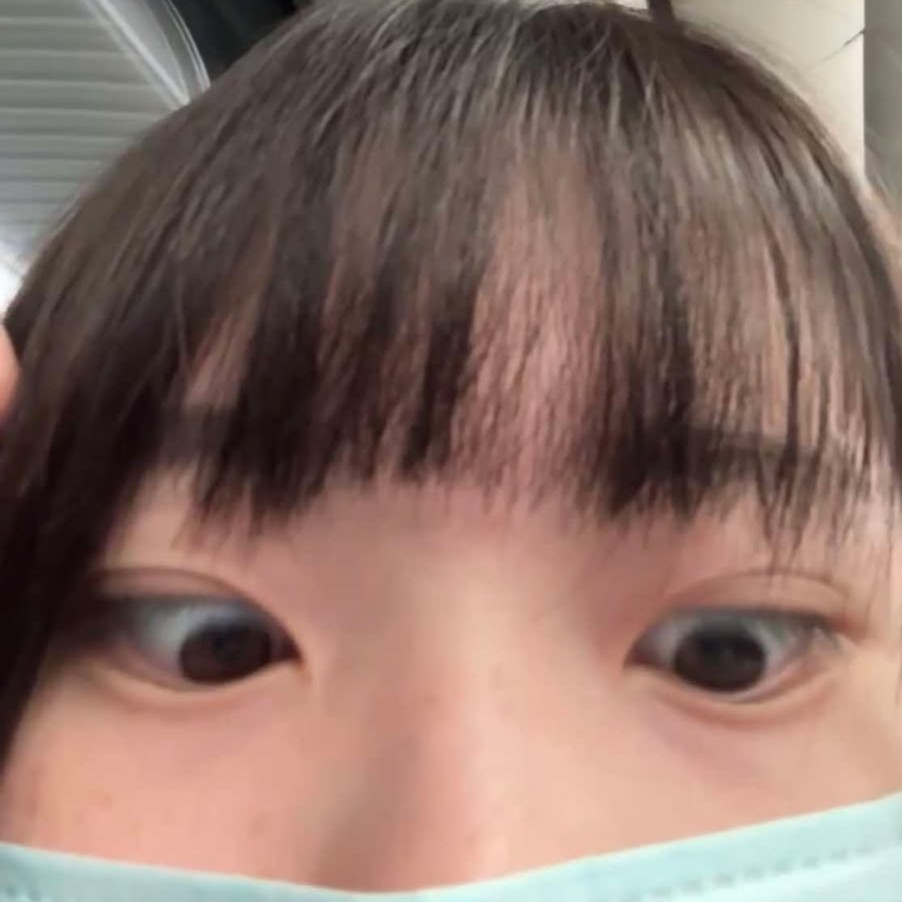
#> input picture week07/img.jpg, 902 x 902 px
$ python 0401_3.py
#> lines starting #> are read from the running program, lines starting #| are printed output that depends on the picture; after the words box and inside, x2 and y2 are one past the last pixel; in counts of white or black regions, pixels touching at a corner belong together
import cv2

img=cv2.imread("img.jpg",0)
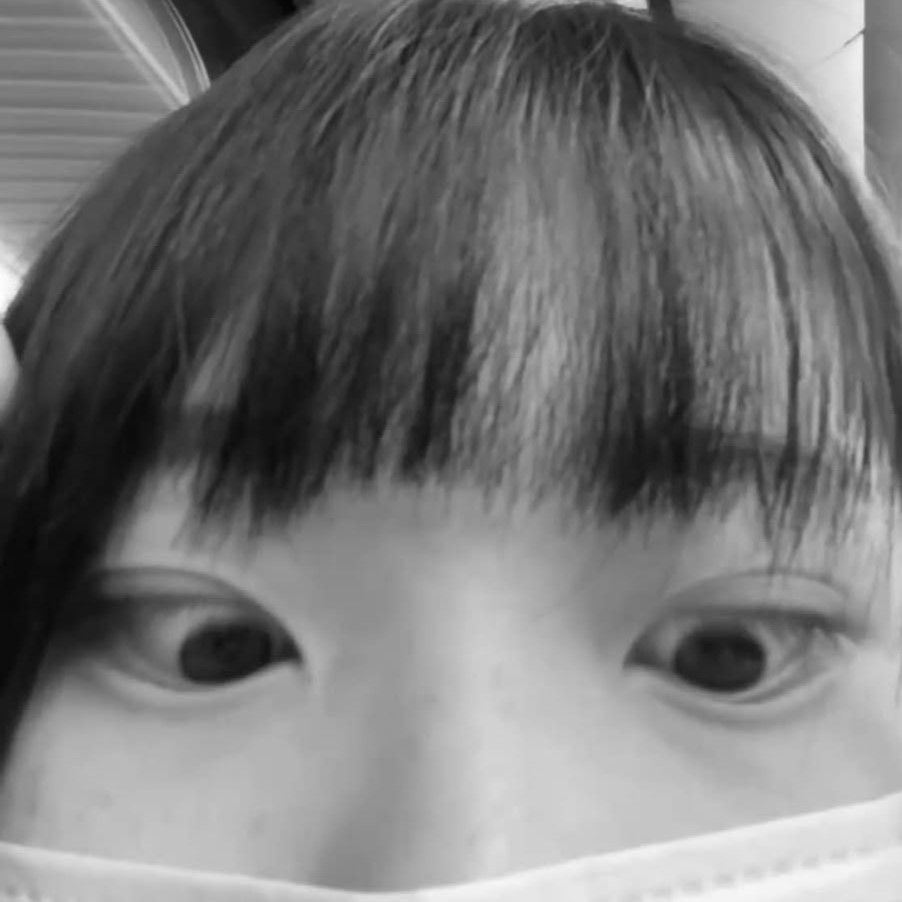
#> img: shape (902, 902); min 4, max 255, mean 118.5
img=cv2.resize(img,(300,300))
#> img: shape (300, 300)
# ostu加二值化
ret,th=cv2.threshold(img,127,255,cv2.THRESH_BINARY + cv2.THRESH_OTSU)
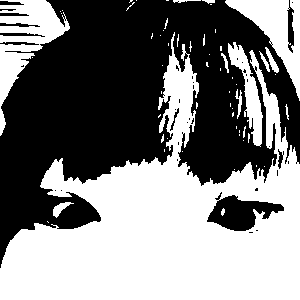
#> th: shape (300, 300); 49.9% white; 60 white regions (46 under 20 px), largest, box (x1, y1, x2, y2) and area: (0, 32, 300, 300) 36714, (0, 0, 70, 136) 3416, (225, 0, 300, 101) 2678
#> ret = 118
ret2,th2=cv2.threshold(img,127,255,cv2.THRESH_BINARY)
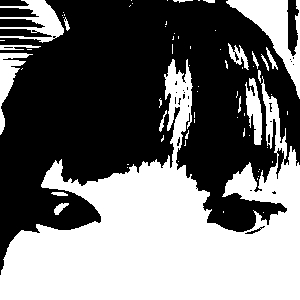
#> th2: shape (300, 300); 44.2% white; 69 white regions (51 under 20 px), largest, box (x1, y1, x2, y2) and area: (0, 59, 300, 300) 33691, (226, 0, 300, 99) 2371, (0, 0, 64, 43) 1194
cv2.imshow('th',th)
print('cv2.THRESH_BINARY + cv2.THRESH_OTSU:',ret)
#| cv2.THRESH_BINARY + cv2.THRESH_OTSU: 118.0
cv2.imshow('th',th2)
print('cv2.THRESH_BINARY:',ret2)
cv2.waitKey()
cv2.destroyAllWindows()
